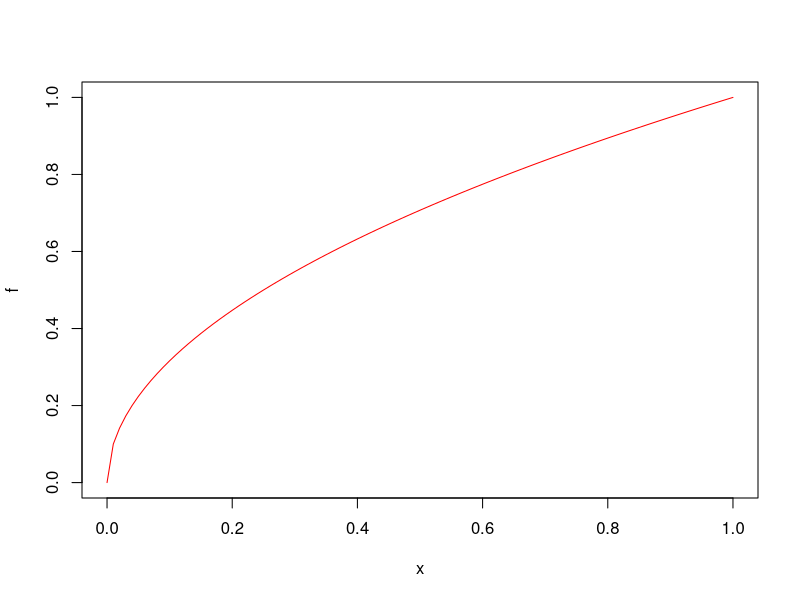
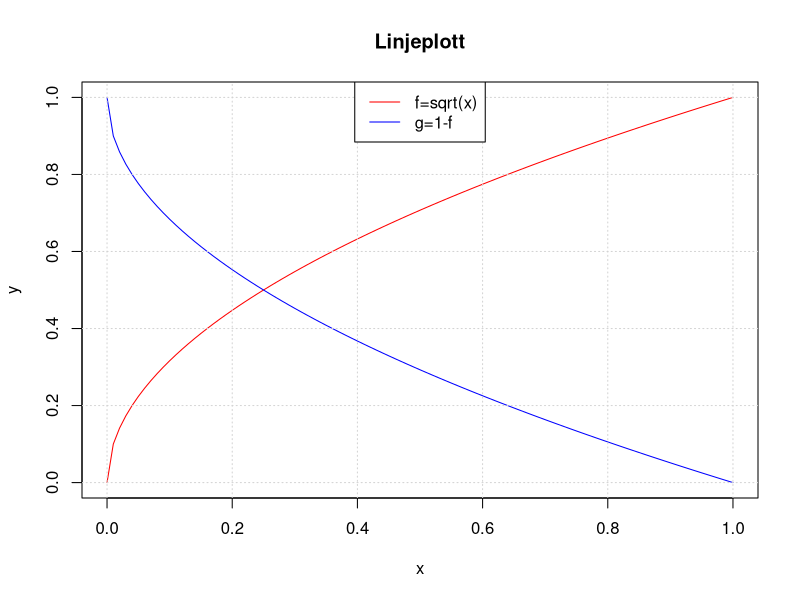

Write the R code that produced these figures, in order.
# Skapa en lista (vector) x med värden i steg 0.01 från 0 till 1 
x <- seq(from = 0, to = 1, by = 0.01)

# SKapa en lista f med värden på kvadratroten av x 
f <- sqrt(x)

# Gör ett linediagram (line plot) 
# med x värden på x axeln och f värden på y axeln
plot(x, f, col="red", type = "l")
## Notera att type är lilla L och inte siffran 1

## Ändra text (labels) på axlar och lägg till en överskrift
plot(x, f, col="red", xlab ="x", ylab = "y", type="l", main="Linjeplott" )

## Skapa g=1-f
g <- 1-f

## Addera g till grafen och välj en annan symbol
## I Plot.docx i Info mappen finns en bild med tillgängliga symboler
lines(x, g, col="blue" )

## Addera gridlines
grid () 

## Addera en teckenförklaring (legend)
legend("top", c("f=sqrt(x)", "g=1-f"), lty = 1, col = c("red", "blue"))